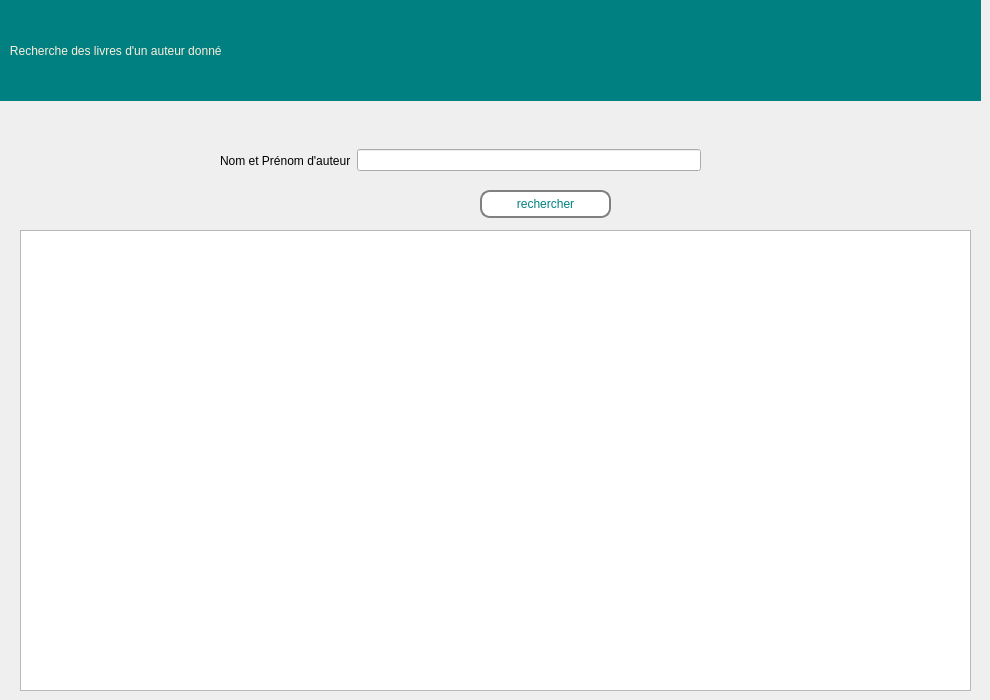
    <widget class="QWidget" name="page_afficher_livre_auteur">
     <widget class="QPushButton" name="pushButton_rechercheauteur">
      <property name="geometry">
       <rect>
        <x>480</x>
        <y>190</y>
        <width>131</width>
        <height>28</height>
       </rect>
      </property>
      <property name="styleSheet">
       <string notr="true">border: 2px solid gray;
font: 63 9pt &quot;Segoe UI Variable Display Semib&quot;;
  border-radius: 10px;
  padding: 0 8px;
  
color: rgb(0, 128, 128);
background-color: rgb(255, 255, 255);</string>
      </property>
      <property name="text">
       <string>rechercher</string>
      </property>
     </widget>
     <widget class="QLabel" name="label_266">
      <property name="geometry">
       <rect>
        <x>0</x>
        <y>0</y>
        <width>981</width>
        <height>101</height>
       </rect>
      </property>
      <property name="toolTip">
       <string>&lt;html&gt;&lt;head/&gt;&lt;body&gt;&lt;p align=&quot;center&quot;&gt;&lt;br/&gt;&lt;/p&gt;&lt;/body&gt;&lt;/html&gt;</string>
      </property>
      <property name="styleSheet">
       <string notr="true">color: rgb(253, 239, 220);background-color: rgb(0, 128, 128);
font: 75 16pt &quot;Rockwell&quot;;
</string>
      </property>
      <property name="text">
       <string>   Recherche des livres d'un auteur donné</string>
      </property>
     </widget>
     <widget class="QWidget" name="horizontalLayoutWidget_9">
      <property name="geometry">
       <rect>
        <x>220</x>
        <y>140</y>
        <width>481</width>
        <height>41</height>
       </rect>
      </property>
      <layout class="QHBoxLayout" name="horizontalLayout_9">
       <item>
        <widget class="QLabel" name="label_102">
         <property name="styleSheet">
          <string notr="true">font: 63 9pt &quot;Segoe UI Variable Display Semib&quot;;</string>
         </property>
         <property name="text">
          <string>Nom et Prénom d'auteur</string>
         </property>
        </widget>
       </item>
       <item>
        <widget class="QLineEdit" name="auteur_input_recherche"/>
       </item>
      </layout>
     </widget>
     <widget class="QTableWidget" name="tableWidget_livres_auteur">
      <property name="geometry">
       <rect>
        <x>20</x>
        <y>230</y>
        <width>951</width>
        <height>461</height>
       </rect>
      </property>
     </widget>
    </widget>
